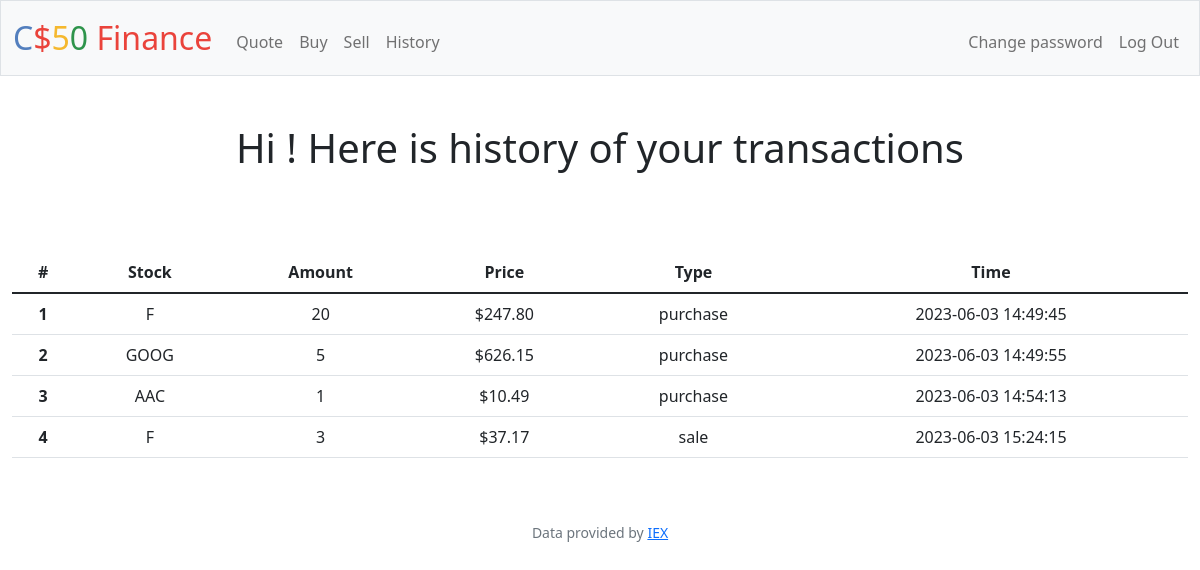
The page /history (signed in) on the database its author committed.
### tables this page shows
CREATE TABLE history
(user_id int,
stock TEXT,
amount int,
price int,
type TEXT,
time DATETIME,
FOREIGN KEY (user_id) REFERENCES users(id)
);

### app.py (the view)
@app.route("/history")
@login_required
def history():
    rows = db.execute("SELECT stock, amount, price, type, time FROM history WHERE user_id = ?", session["user_id"])
    number = 0
    for row in rows:
        number += 1
        row["number"] = number
    return render_template("history.html", rows=rows)

### app.py (called while the page is built)
@app.after_request
def after_request(response):
    response.headers["Cache-Control"] = "no-cache, no-store, must-revalidate"
    response.headers["Expires"] = 0
    response.headers["Pragma"] = "no-cache"
    return response

### helpers.py (called while the page is built)
def login_required(f):
    @wraps(f)
    def decorated_function(*args, **kwargs):
        if session.get("user_id") is None:
            return redirect("/login")
        return f(*args, **kwargs)
    return decorated_function

def usd(value):
    return f"${value:,.2f}"

### templates/history.html
{% extends "layout.html" %}
{% block main %}
    <h1>Hi {{ username }}! Here is history of your transactions</h1>
    <br>
    <br>
    <br>
    <table class="table">
        <thead>
            <tr>
                <th scope="col">#</th>
                <th>Stock </th>
                <th>Amount</th>
                <th>Price</th>
                <th>Type</th>
                <th>Time</th>
            </tr>
        </thead>
        <tbody>
            {% for row in rows %}
            <tr>
                <th scope="row">{{ row.number }}</th>
                <td>{{ row.stock }}</td>
                <td>{{ row.amount }}</td>
                <td>{{ row.price | usd }}</td>
                <td>{{ row.type }}</td>
                <td>{{ row.time }}</td>
            </tr>
            {% endfor %}
        </tbody>
    </table>
{% endblock %}

### rows shown on the page
history: number "1", stock "F", amount "20", price "$247.80", type "purchase", time "2023-06-03 14:49:45"
history: number "2", stock "GOOG", amount "5", price "$626.15", type "purchase", time "2023-06-03 14:49:55"
history: number "3", stock "AAC", amount "1", price "$10.49", type "purchase", time "2023-06-03 14:54:13"
history: number "4", stock "F", amount "3", price "$37.17", type "sale", time "2023-06-03 15:24:15"
